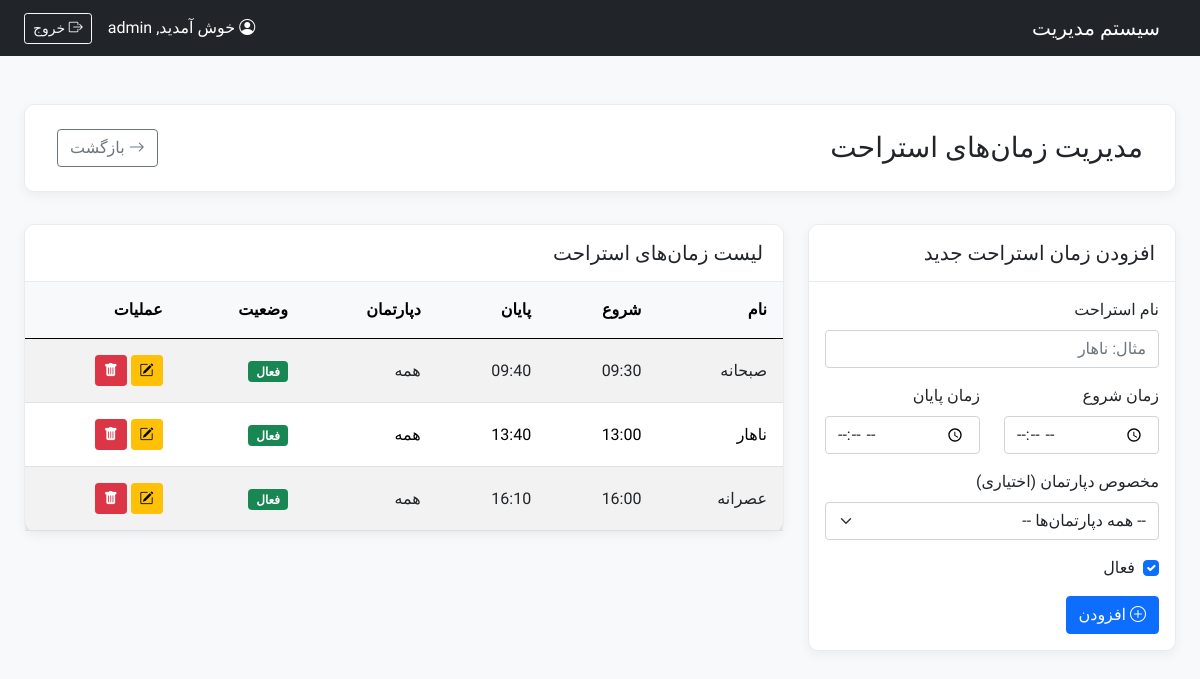
Screenshot of /modules/base_info/Break_times.php (signed in) with the database file from the repository.
### tables this page shows
CREATE TABLE `tbl_break_times` (
  `BreakID` int(11) NOT NULL,
  `BreakName` varchar(100) NOT NULL COMMENT 'نام استراحت (ناهار، صبحانه و...)',
  `StartTime` time NOT NULL COMMENT 'زمان شروع استراحت',
  `EndTime` time NOT NULL COMMENT 'زمان پایان استراحت',
  `DepartmentID` int(11) DEFAULT NULL COMMENT 'اختیاری: برای کدام دپارتمان (NULL برای همه)',
  `IsActive` tinyint(1) NOT NULL DEFAULT 1 COMMENT 'آیا این زمان استراحت فعال است؟'
);

### config/crud_helpers.php (called while the page is built, shortened)
<?php
function find_all(PDO $pdo, string $sql, array $params = []): array
{
    try {
        $stmt = $pdo->prepare($sql);
        $stmt->execute($params);
        return $stmt->fetchAll(PDO::FETCH_ASSOC);
    } catch (PDOException $e) {
        error_log("Error in find_all: " . $e->getMessage() . " | SQL: " . $sql . " | Params: " . print_r($params, true));
        return [];
    }
}
?>

### modules/base_info/Break_times.php (the view, shortened to what this page needs)
<?php
require_once __DIR__ . '/../../config/init.php';
$editMode = false;
$itemToEdit = null;
$items = find_all($pdo, "SELECT bt.*, d.DepartmentName FROM " . TABLE_NAME . " bt LEFT JOIN tbl_departments d ON bt.DepartmentID = d.DepartmentID ORDER BY bt.StartTime");
include __DIR__ . '/../../templates/header.php';
?>
<div class="page-header d-flex justify-content-between align-items-center">
    <h1 class="h3 mb-0">مدیریت زمان‌های استراحت</h1>
    <a href="<?php echo BASE_URL; ?>modules/base_info/index.php" class="btn btn-outline-secondary"><i class="bi bi-arrow-right"></i> بازگشت</a>
</div>
<div class="row">
    <div class="col-lg-4">
        <div class="card content-card">
            <div class="card-header">
                <h5 class="mb-0"><?php echo $editMode ? 'ویرایش زمان استراحت' : 'افزودن زمان استراحت جدید'; ?></h5>
            </div>
            <div class="card-body">
                <form method="POST" action="break_times.php">
                    <div class="mb-3">
                        <label for="break_name" class="form-label">نام استراحت</label>
                        <input type="text" class="form-control" id="break_name" name="break_name"
                               value="<?php echo htmlspecialchars($itemToEdit['BreakName'] ?? ''); ?>" placeholder="مثال: ناهار" required>
                    </div>
                     <div class="row">
                        <div class="col-md-6 mb-3">
                             <label for="start_time" class="form-label">زمان شروع</label>
                             <input type="time" class="form-control" id="start_time" name="start_time"
                                    value="<?php echo htmlspecialchars($itemToEdit['StartTimeFmt'] ?? ''); ?>" required>
                        </div>
                        <div class="col-md-6 mb-3">
                             <label for="end_time" class="form-label">زمان پایان</label>
                             <input type="time" class="form-control" id="end_time" name="end_time"
                                     value="<?php echo htmlspecialchars($itemToEdit['EndTimeFmt'] ?? ''); ?>" required>
                        </div>
                     </div>
                     <div class="mb-3">
                        <label for="department_id" class="form-label">مخصوص دپارتمان (اختیاری)</label>
                        <select class="form-select" id="department_id" name="department_id">
                            <option value="">-- همه دپارتمان‌ها --</option>
                        </select>
                    </div>
                    <div class="form-check mb-3">
                        <input class="form-check-input" type="checkbox" name="is_active" id="is_active" value="1" <?php echo (!isset($itemToEdit['IsActive']) || $itemToEdit['IsActive'] == 1) ? 'checked' : ''; ?>>
                        <label class="form-check-label" for="is_active">فعال</label>
                    </div>
                    <button type="submit" class="btn <?php echo $editMode ? 'btn-success' : 'btn-primary'; ?>">
                        <i class="bi <?php echo $editMode ? 'bi-check2-circle' : 'bi-plus-circle'; ?>"></i>
                        <?php echo $editMode ? 'بروزرسانی' : 'افزودن'; ?>
                    </button>
                </form>
            </div>
        </div>
    </div>
    <div class="col-lg-8">
        <div class="card content-card">
             <div class="card-header">
                <h5 class="mb-0">لیست زمان‌های استراحت</h5>
            </div>
            <div class="card-body p-0">
                <div class="table-responsive">
                    <table class="table table-striped table-hover mb-0">
                        <thead>
                            <tr>
                                <th class="p-3">نام</th>
                                <th class="p-3">شروع</th>
                                <th class="p-3">پایان</th>
                                <th class="p-3">دپارتمان</th>
                                <th class="p-3">وضعیت</th>
                                <th class="p-3">عملیات</th>
                            </tr>
                        </thead>
                        <tbody>
                            <?php foreach ($items as $item): ?>
                            <tr>
                                <td class="p-3"><?php echo htmlspecialchars($item['BreakName']); ?></td>
                                <td class="p-3"><?php echo date('H:i', strtotime($item['StartTime'])); ?></td>
                                <td class="p-3"><?php echo date('H:i', strtotime($item['EndTime'])); ?></td>
                                <td class="p-3"><?php echo htmlspecialchars($item['DepartmentName'] ?? 'همه'); ?></td>
                                <td class="p-3"><?php echo $item['IsActive'] ? '<span class="badge bg-success">فعال</span>' : '<span class="badge bg-secondary">غیرفعال</span>'; ?></td>
                                <td class="p-3">
                                    <a href="?edit_id=<?php echo $item[PRIMARY_KEY]; ?>" class="btn btn-warning btn-sm" title="ویرایش">
                                        <i class="bi bi-pencil-square"></i>
                                    </a>
                                    <button type="button" class="btn btn-danger btn-sm" data-bs-toggle="modal" data-bs-target="#deleteModal<?php echo $item[PRIMARY_KEY]; ?>" title="حذف">
                                        <i class="bi bi-trash-fill"></i>
                                    </button>
                                </td>
                            </tr>
                            <?php endforeach; ?>
                        </tbody>
                    </table>
                </div>
            </div>
        </div>
    </div>
</div>
<?php
include __DIR__ . '/../../templates/footer.php';
?>

### assets/css/style.css (style rules this page uses)
body { font-family: 'Vazirmatn', sans-serif; background-color: #f4f7f9; }
.page-header { background-color: #ffffff; padding: 1.5rem 2rem; border-radius: 10px; margin-bottom: 2rem; box-shadow: 0 4px 12px rgba(0,0,0,0.05); border: 1px solid #e9ecef; }
.content-card { border: 1px solid #e9ecef; border-radius: 10px; box-shadow: 0 4px 12px rgba(0,0,0,0.05); background-color: #ffffff; }
.content-card .card-header { background-color: transparent; border-bottom: 1px solid #e9ecef; font-weight: 600; font-size: 1.1rem; padding: 1rem 1.25rem; }
.table th { font-weight: 600; white-space: nowrap; background-color: #f8f9fa; }
.table td { vertical-align: middle; }

### rows the page displays
tbl_break_times: BreakName "صبحانه", StartTime "09:30", EndTime "09:40", DepartmentName "همه", IsActive "فعال"
tbl_break_times: BreakName "ناهار", StartTime "13:00", EndTime "13:40", DepartmentName "همه", IsActive "فعال"
tbl_break_times: BreakName "عصرانه", StartTime "16:00", EndTime "16:10", DepartmentName "همه", IsActive "فعال"

### other values shown
$_SESSION['username'] "admin"
